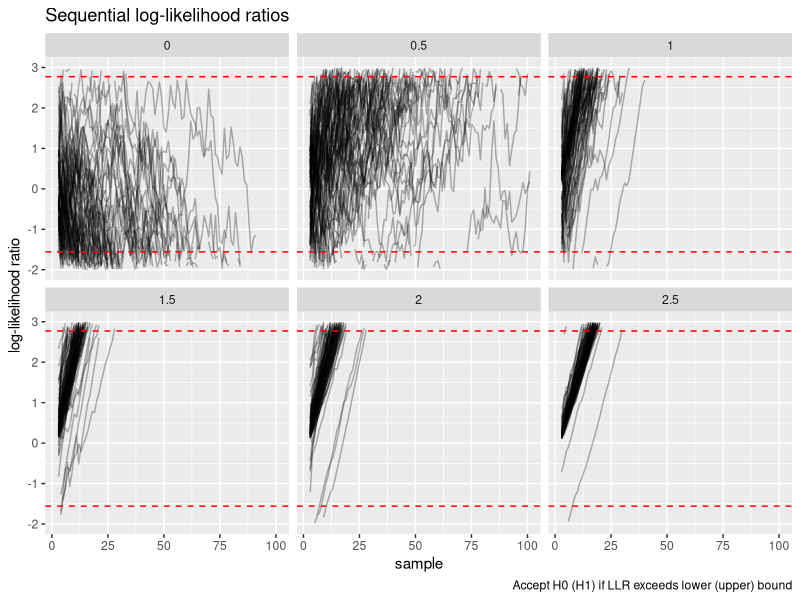
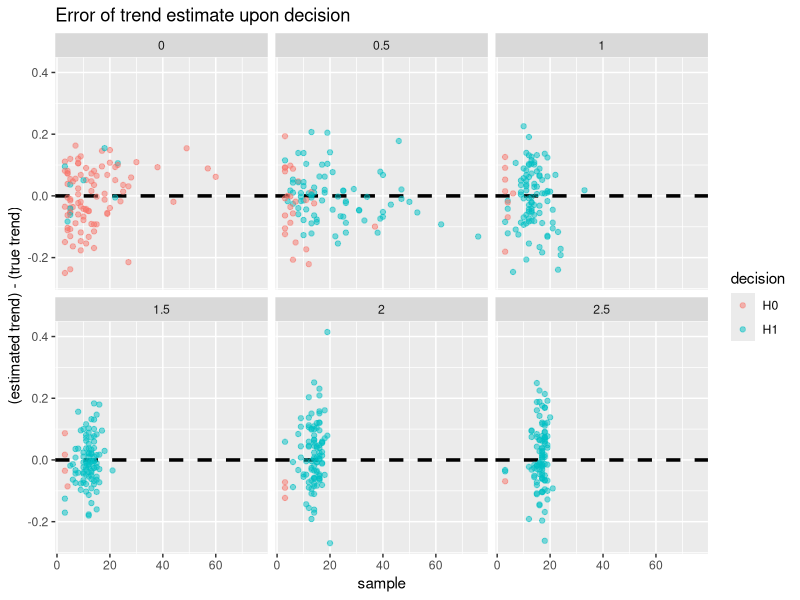
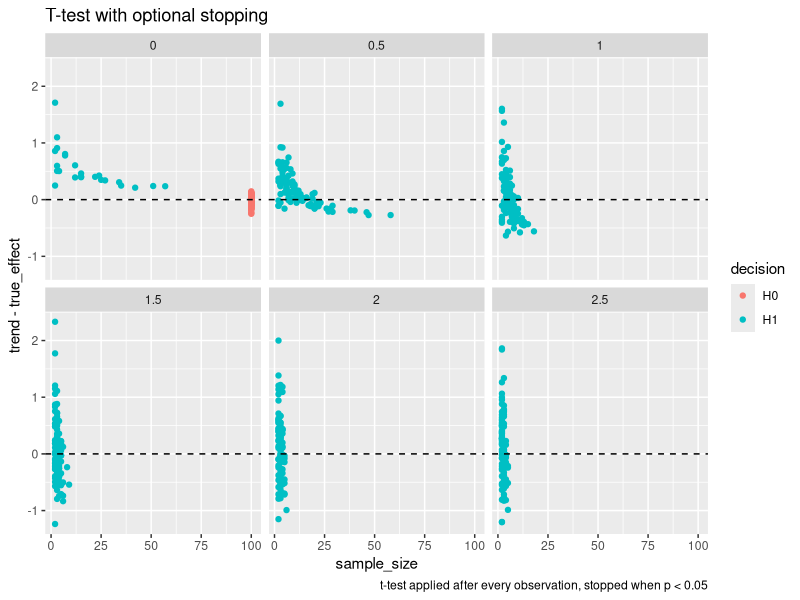
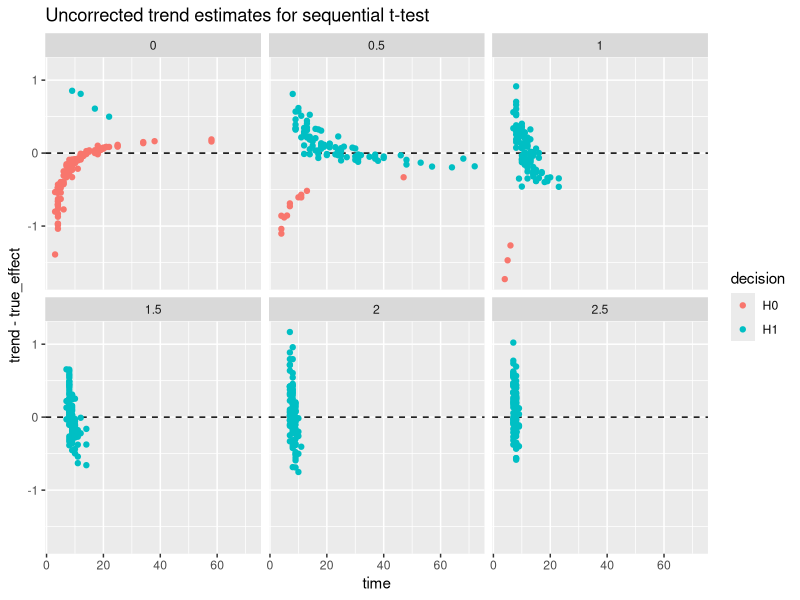
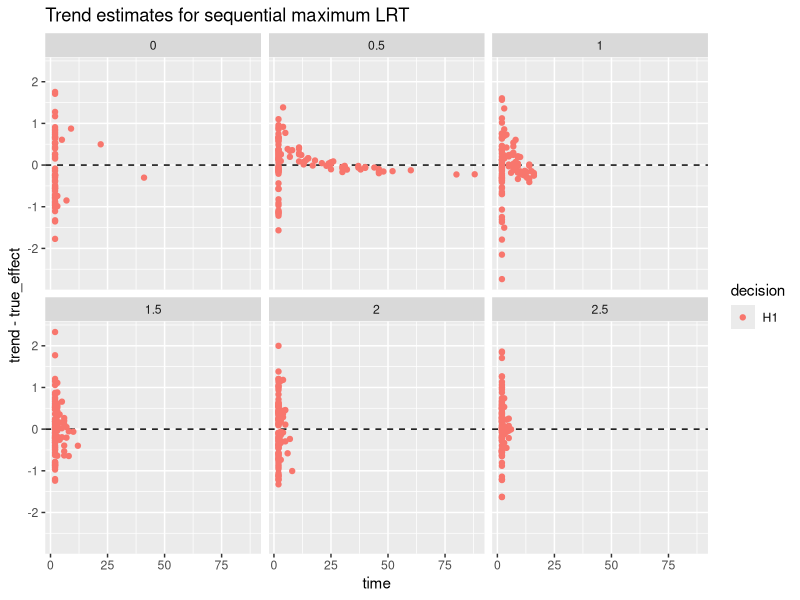

Reproduce these figures in R, in order.
## ---- chunk 1
knitr::opts_chunk$set(echo = TRUE)
library(tidyverse)
## ---- chunk 2
run_stat <- function(x,
                     alternative = NA,
                     null = 0) {
  # add checks here
  
  # init vectors for statistics
  m_ <- vector("numeric", length = length(x))
  s_ <- sd_0 <- s_0 <- s2_mle <- sd_mle <- s2_ <- sd_ <- m_
  
  if (is.na(alternative)) { # if alternative hypothesis is one sided and composite
    # init value of mean is x1. All other init values are 0
    m_[1] <- x[1]
    
    # calculate running statistics
    for (i in 2:length(x)) {
      m_[i] <- m_[i - 1] + (x[i] - m_[i - 1]) / i
      s_[i]  <- s_[i - 1] + (x[i] - m_[i - 1]) * (x[i] - m_[i])
      s2_mle[i] <- s_[i] / (i)
      sd_mle[i] <- sqrt(s2_mle[i])
      s2_[i] <- s_[i] / (i - 1)
      sd_[i] <- sqrt(s2_[i])
      # under null that r = 0
      s_0[i] <- s_0[i - 1] + (x[i] - 0) * (x[i] - 0)
      sd_0[i] <- sqrt(s_0[i] / i)
    }    
    
  } else { # if alternative is point hypothesis
    m_[1] <- alternative
    # calculate running statistics
    for (i in 2:length(x)) {
      m_[i] <- alternative + (x[i] - alternative) / i
      s_[i]  <- s_[i - 1] + (x[i] - alternative) * (x[i] - alternative)
      s2_mle[i] <- s_[i] / (i)
      sd_mle[i] <- sqrt(s2_mle[i])
      #s2_[i] <- s_[i]/(i-1)
      #sd_[i] <- sqrt(s2_[i])
      # under null that r = 0
      s_0[i] <- s_0[i - 1] + (x[i] - null) * (x[i] - null)
      sd_0[i] <- sqrt(s_0[i] / i)
    }
  }
  # return: id = observation number, obs = observation value, mu_mle, sd_mle, sd_corrected
  return(tidyr::tibble(
    diff_1 = x,
    mu_mle = m_,
    sd_mle,
    #sd_corrected = sd_,
    sd_null = sd_0
  )) # %>% tibble::rowid_to_column(var = "id"))
  #return(tidyr::tibble(diff_1 = c(NA,x), mu_mle = c(NA,m_), sd_mle = c(NA,sd_mle), sd_corrected = c(NA,sd_) )) # %>% tibble::rowid_to_column(var = "id"))
}

# apply FUNC cumulatively when NA are present
# https://stackoverflow.com/questions/25576358/calculate-cumsum-while-ignoring-na-values/25576972
cumSkipNA <- function(x, FUNC)
{
  d <- deparse(substitute(FUNC))
  funs <- c("max", "min", "prod", "sum")
  stopifnot(is.vector(x), is.numeric(x), d %in% funs)
  FUNC <- match.fun(paste0("cum", d))
  x[!is.na(x)] <- FUNC(x[!is.na(x)])
  x
}

## ---- chunk 3
seq_test <- function(diffs, min_effect = NA, true_effect = NA, type1, type2) {
  
  # run sequential test on first differences
  out <-
    run_stat(diffs, alternative = min_effect, null = 0) %>% # compute running mean and standard deviation
    mutate(loglik_alt = dnorm(x = diff_1, mean = min_effect,#max(c(min_effect, mu_mle), na.rm = TRUE) , 
                              sd = sd_mle, log = TRUE),   # loglik of difference under alternative
           loglik_null = dnorm(x = diff_1, mean = 0, sd = sd_null, log = TRUE)) %>%  # loglik of difference under null
    mutate(loglik_alt = ifelse(is.infinite(loglik_alt), NA, loglik_alt), # remove inital NA value of each log likelihood
           loglik_null = ifelse(is.infinite(loglik_null), NA, loglik_null)) %>%
    mutate(llr = cumSkipNA(loglik_alt, sum) - cumSkipNA(loglik_null, sum)) %>% # get loglikelikhood ratio
    mutate(upper = log( (1-type2) / type1), # compute wald decision boundaries
           lower = log( type2 / (1 - type1))) %>%
    mutate(decision = case_when(llr <= upper & llr >= lower ~ "?", # get decision
                                llr > upper ~ "H1",
                                llr < lower ~ "H0")) %>%
    # add other info
    mutate(time = row_number() + 1, # define timepoints
           true_effect = true_effect,
           min_effect = min_effect,
           type1 = type1,
           type2 = type2) 
  return(out)
}

get_decision <- function(data) {
    
    # get time of decision
    out <- data %>% 
      filter(decision != "?") %>% 
      arrange(time) %>%
      slice(1) %>%
      select(time, decision, min_effect, true_effect, type1, type2)
    # get naive trend estimate
    out$trend <- data %>% pull(diff_1) %>% mean(na.rm = TRUE)
    return(out)
}

## ---- chunk 4
set.seed(123)

# set params
nreplicates <- 100
effect_size <- seq(0, by = 0.5, length.out = 6)
d_true_vec <- rep(effect_size, each = nreplicates)
d_relevant <- 0.5
d_relevant_vec <- rep(d_relevant, length = length(d_true_vec))
tmax <- 100

# simulate differences
diff_list <- lapply(seq_along(d_true_vec), function(x) rnorm(n = tmax, mean = d_true_vec[x], sd = 1))

# get result of naive sequential test
# simple null and simple alternative
seq_test_list <-
  lapply(seq_along(d_true_vec), function(x)
       seq_test(diff_list[[x]], min_effect = d_relevant_vec[x], true_effect = d_true_vec[x], 
                type1 = 0.05, type2 = 0.2))

# get decision, sample size, and trend estimate
# simple null and alternative
seq_result_df <-
  lapply(seq_test_list, function(x) get_decision(x)) %>%
  bind_rows()
## ---- chunk 5
seq_result_df %>%
  group_by(min_effect, true_effect) %>%
  summarise(accept = sum(decision == "H0")/nreplicates,
            reject = sum(decision == "H1")/nreplicates,
            no_decision = 1 - accept - reject,
            asn = ceiling(mean(time)),
            trend = mean(trend)) %>%
  knitr::kable(digits = 2)
## ---- chunk 6
seq_test_df <- seq_test_list %>% bind_rows(.id = "sim")

seq_test_df %>%
  group_by(sim) %>%
  mutate(time = row_number() + 1) %>%
  ggplot() +
  geom_line(aes(x = time, y = llr, group = sim), alpha = 0.3) +
  geom_hline(aes(yintercept = upper), linetype = "dashed", col = "red") +
  geom_hline(aes(yintercept = lower), linetype = "dashed", col = "red") +
  facet_wrap(~true_effect) +
  ylim(-2, 3) +
  labs(title = "Sequential log-likelihood ratios",
       caption = "Accept H0 (H1) if LLR exceeds lower (upper) bound",
       y = "log-likelihood ratio",
       x = "sample")
## ---- chunk 7
seq_result_df %>%
  mutate(error = trend - true_effect) %>%
  ggplot() +
  geom_hline(yintercept = 0, linetype = "dashed", size = 1.2) +
  geom_point(aes(x = time, y = error, col = decision), alpha = 0.5) +
  facet_wrap(~true_effect) +
  labs(title = "Error of trend estimate upon decision",
       x = "sample",
       y = "(estimated trend) - (true trend)")
## ---- chunk 8
# fixed sample size effect size for one sided t-test
# assume sd is known
tibble(effect_size = effect_size[effect_size > 0]) %>%
  rowwise() %>%
  mutate(sample_size =  power.t.test(delta = effect_size, sd = 1, sig.level = 0.05, power = 0.8, 
                                     type = "one.sample", alternative = "one.sided")$n,
         sample_size = ceiling(sample_size)) %>%
  # rowwise() %>%
  # mutate(sample_size = power_t$n)
  knitr::kable()
## ---- chunk 9
# initialize list to store results
ttest_list <- vector("list", length = length(diff_list))

# for each time series, apply the one sided t-test after every observation
# stop and make decision at first time p < 0.05
# return a list containing t.test object
for (tseries in seq_along(diff_list)) {
  
  for (samp in 2:tmax) {
    # calc t test repeatedly as data "accumulates"
    ttest_list[[tseries]] <- t.test(diff_list[[tseries]][1:samp], alternative = "greater", conf.level = 0.95)
    
    # stop if p-value < 0.05
    if (ttest_list[[tseries]]$p.value < 0.05) break
  }
}

# make a df from the list of t.test objects
unlisted <- unlist(ttest_list)
rep_t_df <- tibble(true_effect = d_true_vec
      ,p = unlisted[names(unlisted) == "p.value"] %>% as.numeric()
      , sample_size = unlisted[names(unlisted) == "parameter.df"] %>% as.numeric() + 1
      , trend = unlisted[names(unlisted) == "estimate.mean of x"] %>% as.numeric() 
      , stderr = unlisted[names(unlisted) == "stderr"] %>% as.numeric() ) %>%
  mutate(decision = ifelse(p < 0.05, "H1", "H0"))

## ---- chunk 10
rep_t_df %>%
  ggplot() +
  geom_point(aes(x = sample_size, y = trend - true_effect, col = decision)) +
  geom_hline(yintercept = 0, linetype = "dashed") +
  facet_wrap(~true_effect) +
  labs(title = "T-test with optional stopping",
       caption = "t-test applied after every observation, stopped when p < 0.05")
## ---- chunk 11
rep_t_df %>%
  group_by(true_effect) %>%
  summarise(accept = sum(decision == "H0")/n(),
            reject = sum(decision == "H1")/n(),
            asn = ceiling(mean(sample_size)),
            estimate = mean(trend)) %>%
  knitr::kable(digits = 2)
## ---- chunk 12
# x <- diff_list[[1]]
d <- d_relevant
type1 <- 0.05
type2 <- 0.2
upper <- log( (1-type2) / type1)
lower <- log( type2 / (1 - type1))

# initialize list to store results for each timeseries
ts_list <- vector("list", length = length(diff_list))

# initialize vectors to store likelihood and decision
llr_vec <- estimate_vec <- stderr_vec <- vector("numeric", length = tmax)
decision_vec <- vector("character", length = tmax)

for (tseries in seq_along(diff_list)) {
  for (samp in 2:tmax) {
    # calc t test repeatedly as data "accumulates"
    current_t <- t.test(diff_list[[tseries]][1:samp], alternative = "greater")
    ncp <- d * sqrt(samp)
    llr_vec[samp] <- dt(current_t$statistic, df = (samp - 1), ncp = ncp, log = TRUE) - 
               dt(current_t$statistic, df = (samp - 1), log = TRUE)
    
    # stop if llr outside of continuation region
    decision_vec[samp] <- case_when(llr_vec[samp] <= upper & llr_vec[samp] >= lower ~ "?", # get decision
                                llr_vec[samp] > upper ~ "H1",
                                llr_vec[samp] < lower ~ "H0")
    
    # grab updated trend estimate and standard error after every new observation
    estimate_vec[samp] <- current_t$estimate
    stderr_vec[samp] <- current_t$stderr
}
ts_list[[tseries]] <- tibble(x = diff_list[[tseries]], 
                             true_effect = d_true_vec[tseries],
                             relevant_effect = d,
                             llr = llr_vec, 
                             decision = decision_vec,
                             trend = estimate_vec,
                             stderr = stderr_vec) 
}

seq_t_df <- bind_rows(ts_list, .id = "sim") %>% mutate(sim = as.numeric(sim))

## ---- chunk 13
# get df of rows where first decision is made
seq_t_result <- 
  seq_t_df %>%
  group_by(sim) %>%
  mutate(time = row_number()) %>%
  filter(decision == "H0" | decision == "H1") %>%
  slice(1)

# get operating characteristics of test
seq_t_result %>%  
  group_by(true_effect) %>%
  summarise(accept = sum(decision == "H0")/nreplicates,
            reject = sum(decision == "H1")/nreplicates,
            no_decision = 1 - accept - reject,
            asn = ceiling(mean(time)),
            trend = mean(trend)) %>%
  knitr::kable(digits = 2)
## ---- chunk 14
seq_t_result %>%
  ggplot() +
  geom_hline(yintercept = 0, linetype = "dashed") +
  geom_point(aes(x = time, y = trend - true_effect, col = decision)) +
  facet_wrap(~true_effect) +
  labs(title = "Uncorrected trend estimates for sequential t-test")
## ---- chunk 15
type1 <- 0.05
type2 <- 0.2
upper <- log( (1-type2) / type1)
lower <- log( type2 / (1 - type1))

seq_ml_test_list <- vector("list", length = length(diff_list))

for (tseries in seq_along(diff_list)) {
  # get sequential ml estimates for current time series
  x <- diff_list[[tseries]]
  seq_mle <- run_stat(x)
  mu_vec <- seq_mle$mu_mle
  sd_mle_vec <- seq_mle$sd_mle
  sd_null_vec <- seq_mle$sd_null
  
  # initialize vectors to store LLR and decision
llr_vec <- vector("numeric", length = length(x))
decision_vec <- vector("numeric", length = length(x))
for (samp in 2:length(x)) {
  # compute log-likelihood ratio for observations 1:samp
  llr_vec[samp] <- sum(dnorm(x[1:samp], mean = mu_vec[samp], sd = sd_mle_vec[samp], log = TRUE)) -
                    sum(dnorm(x[1:samp], mean = 0, sd = sd_null_vec[samp], log = TRUE))
  # stop if llr outside of continuation region
    decision_vec[samp] <- case_when(llr_vec[samp] <= upper & llr_vec[samp] >= lower ~ "?", # get decision
                                llr_vec[samp] > upper ~ "H1",
                                llr_vec[samp] < lower ~ "H0")
  }
seq_ml_test_list[[tseries]] <- tibble(x = x, 
                             true_effect = d_true_vec[tseries],
                             llr = llr_vec, 
                             decision = decision_vec,
                             trend = mu_vec,
                             sd = sd_mle_vec) 
}

seq_ml_df <- bind_rows(seq_ml_test_list, .id = "sim") %>% mutate(sim = as.numeric(sim))

## ---- chunk 16
seq_ml_result <-
  seq_ml_df %>%
  group_by(sim) %>%
  mutate(time = row_number()) %>%
  filter(decision == "H0" | decision == "H1") %>%
  slice(1)

seq_ml_result %>%
  group_by(true_effect) %>%
  summarise(accept = sum(decision == "H0")/nreplicates,
            reject = sum(decision == "H1")/nreplicates,
            no_decision = 1 - accept - reject,
            asn = ceiling(mean(time)),
            trend = mean(trend)) %>%
  knitr::kable(digits = 2)
## ---- chunk 17
seq_ml_result %>%
  ggplot() +
  geom_hline(yintercept = 0, linetype = "dashed") +
  geom_point(aes(x = time, y = trend - true_effect, col = decision)) +
  facet_wrap(~true_effect) +
  labs(title = "Trend estimates for sequential maximum LRT")
## ---- chunk 18
knitr::knit_exit()
## ---- chunk 19
d <- 0.5
type1 <- 0.05
type2 <- 0.2
upper <- log( (1-type2) / type1)
lower <- log( type2 / (1 - type1))

seq_ml_test_list <- vector("list", length = length(diff_list))

for (tseries in seq_along(diff_list)) {
  # get sequential ml estimates for current time series
  x <- diff_list[[tseries]]
  seq_mle <- run_stat(x)
  mu_vec <- seq_mle$mu_mle
  sd_mle_vec <- seq_mle$sd_mle
  sd_null_vec <- seq_mle$sd_null
  
  # initialize vectors to store LLR and decision
llr_vec <- vector("numeric", length = length(x))
decision_vec <- vector("numeric", length = length(x))
for (samp in 2:length(x)) {
  # compute log-likelihood ratio for observations 1:samp
  llr_vec[samp] <- sum(dnorm(x[1:samp], mean = mu_vec[samp], sd = sd_mle_vec[samp], log = TRUE)) -
                    sum(dnorm(x[1:samp], mean = 0, sd = sd_null_vec[samp], log = TRUE))
  # stop if llr outside of continuation region
    decision_vec[samp] <- case_when(llr_vec[samp] <= upper & llr_vec[samp] >= lower ~ "?", # get decision
                                llr_vec[samp] > upper ~ "H1",
                                llr_vec[samp] < lower ~ "H0")
  }
seq_ml_test_list[[tseries]] <- tibble(x = x, 
                             true_effect = d_true_vec[tseries],
                             llr = llr_vec, 
                             decision = decision_vec,
                             trend = mu_vec,
                             sd = sd_mle_vec) 
}

seq_ml_df <- bind_rows(seq_ml_test_list, .id = "sim") %>% mutate(sim = as.numeric(sim))

